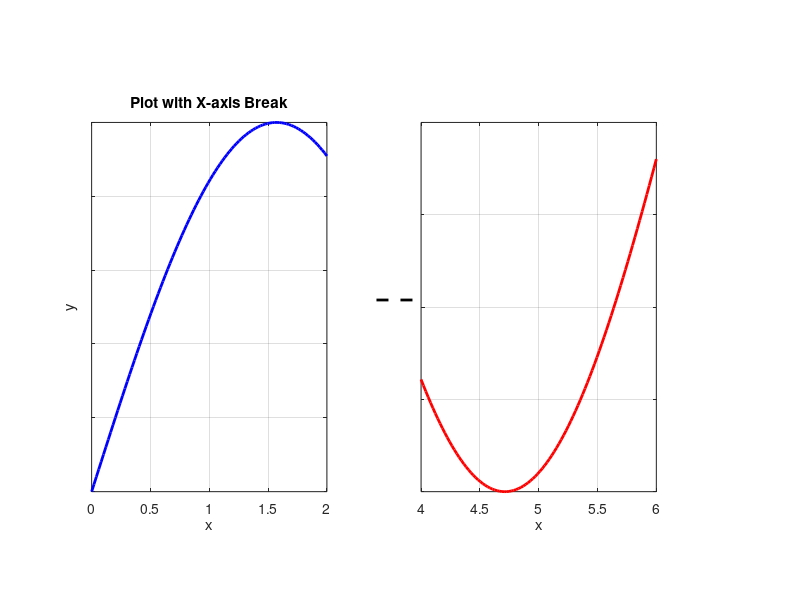

Here is the MATLAB script that generated this plot:
% 定义数据
x1 = linspace(0, 2, 100); % 第一个区间
y1 = sin(x1); % 第一部分曲线

x2 = linspace(4, 6, 100); % 第二个区间
y2 = sin(x2); % 第二部分曲线

% 设置总图像的尺寸 (单位为 cm)
figureWidth = 8.5; % 整个图宽度
figureHeight = 6.5; % 整个图高度

% 设置第一个轴的边距和大小 (单位为 cm)
leftMargin1 = 1;    % 左边距
bottomMargin1 = 1.2; % 下边距
axesWidth1 = 6;      % 轴宽度
axesHeight1 = 4;     % 轴高度

% 转换尺寸为像素（假设屏幕每英寸有 96 像素，1 inch = 2.54 cm）
cmToPixel = @(cm) cm * (96 / 2.54);

% 创建 figure 并设置尺寸
fig = figure('Units', 'pixels', 'Position', [100, 100, cmToPixel(figureWidth), cmToPixel(figureHeight)]);

% 创建主轴并隐藏
mainAx = axes(fig, 'Units', 'pixels', 'Position', ...
              [cmToPixel(leftMargin1), cmToPixel(bottomMargin1), cmToPixel(axesWidth1), cmToPixel(axesHeight1)]);
set(mainAx, 'Visible', 'off'); % 隐藏主轴

% 创建第一个子轴（左部分曲线）
ax1 = axes(fig, 'Units', 'pixels', 'Position', ...
           [cmToPixel(leftMargin1), cmToPixel(bottomMargin1), cmToPixel(axesWidth1 / 2 - 0.5), cmToPixel(axesHeight1)]);
plot(ax1, x1, y1, 'b', 'LineWidth', 2); % 绘制第一条曲线
title(ax1, 'Plot with X-axis Break');
xlabel(ax1, 'x');
ylabel(ax1, 'y');
grid(ax1, 'on');
xlim(ax1, [0, 2]);

% 创建第二个子轴（右部分曲线）
ax2 = axes(fig, 'Units', 'pixels', 'Position', ...
           [cmToPixel(leftMargin1 + axesWidth1 / 2 + 0.5), cmToPixel(bottomMargin1), cmToPixel(axesWidth1 / 2 - 0.5), cmToPixel(axesHeight1)]);
plot(ax2, x2, y2, 'r', 'LineWidth', 2); % 绘制第二条曲线
xlabel(ax2, 'x');
grid(ax2, 'on');
xlim(ax2, [4, 6]);

% 删除右轴和左轴的多余刻度
set(ax1, 'YTickLabel', []);
set(ax2, 'YTickLabel', []);

% 在断点处添加装饰（可选）
annotation(fig, 'line', ...
           [cmToPixel(leftMargin1 + axesWidth1 / 2) / cmToPixel(figureWidth), ...
            cmToPixel(leftMargin1 + axesWidth1 / 2 + 0.5) / cmToPixel(figureWidth)], ...
           [0.5, 0.5], 'LineWidth', 2, 'LineStyle', '--');
